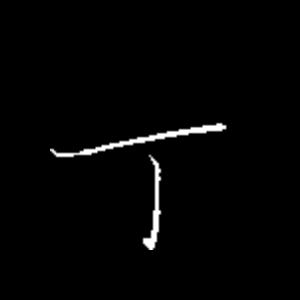
#> input picture adjust_char/丁.jpg, 300 x 300 px, given in place of 2.jpg, which was not available
$ python resize.py
#> lines starting #> are read from the running program, lines starting #| are printed output that depends on the picture; after the words box and inside, x2 and y2 are one past the last pixel; in counts of white or black regions, pixels touching at a corner belong together; pictures that were not available may be replaced by others from this repository, and a replacement may not be noted
# python3.7
# -*- coding: utf-8 -*-
# @Author : listen
# @Time   :
import copy
import os
import re
from math import ceil
from PIL import Image

import cv2
import numpy as np

from process_sql import Poem

def img_resize(image):
    height, width = image.shape[0], image.shape[1]
    # 设置新的图片分辨率框架
    width_new = 200
    height_new = 200
    # 判断图片的长宽比率
    if width / height >= width_new / height_new:
        img_new = cv2.resize(image, (width_new, int(height * width_new / width)), cv2.INTER_LINEAR)
    else:
        img_new = cv2.resize(image, (int(width * height_new / height), height_new), cv2.INTER_LINEAR)
    return img_new

def findContours(img):
    contours, hierarchy = cv2.findContours(img, cv2.RETR_EXTERNAL, cv2.CHAIN_APPROX_SIMPLE)  # FIND ALL CONTOURS
    return contours, hierarchy

def center(image):
    """
        200
    :param image:
    :return:
    """
    print(image.shape)
    x, y = (200, 200)
    center_x, center_y = 100, 100
    new_image = np.zeros((x, y))
    if image.shape[0] < image.shape[1]:  # y < x
        new_image[center_y - ceil(image.shape[0]/2): center_y + int(image.shape[0]/2), 0:200] = image
    else:
        new_image[0:200, center_x - ceil(image.shape[1] / 2): center_x + int(image.shape[1] / 2)] = image
    return new_image

# [219 lines left out: functions contours_area, adjust, imread, create_special_img, adjust_char, char_rename and 4 more, not called in this run]
        # input()


def adjust2(img=cv2.imread("../2.jpg")):

    # 颜色空间转换 BGR转为HLS
    hlsImg = cv2.cvtColor(img, cv2.COLOR_BGR2HLS)
#> hlsImg: shape (300, 300, 3); mean of channels 0, 1, 2 0, 4.1, 0
#> img is the input picture: shape (300, 300, 3); min 0, max 255, mean 4.1
    # cv2.imshow("lightness and", hlsImg)
    # cv2.waitKey(0)
    # 滑动条最大值
    MAX_VALUE = 200
    # 滑动条最小值
    MIN_VALUE = 0


    # 调整饱和度和亮度
    # 复制原图
    hlsCopy = np.copy(hlsImg)
    # 得到 lightness 和 saturation 的值
    lightness = -100
    saturation = 100
    # 1.调整亮度（线性变换)
    hlsCopy[:, :, 1] = (1.0 + lightness / float(MAX_VALUE)) * hlsCopy[:, :, 1]
#> hlsCopy: shape (300, 300, 3); mean of channels 0, 1, 2 0, 2, 0
    # hlsCopy[:, :, 1][hlsCopy[:, :, 1] > 1] = 1
    # 饱和度
    hlsCopy[:, :, 2] = (1.0 + saturation / float(100)) * hlsCopy[:, :, 2]
    # hlsCopy[:, :, 2][hlsCopy[:, :, 2] > 1] = 1
    # HLS2BGR
    lsImg = cv2.cvtColor(hlsCopy, cv2.COLOR_HLS2BGR)
    # print(lsImg)
    # 显示调整后的效果
    # cv2.imshow("lightness and", lsImg)

    gray_img = cv2.cvtColor(img, cv2.COLOR_BGRA2GRAY)
    # print(gray_img)
    # cv2.imshow("lightness and", gray_img)
    # cv2.waitKey(0)
    _, threshold_img = cv2.threshold(gray_img,0,255,cv2.THRESH_BINARY+cv2.THRESH_OTSU)
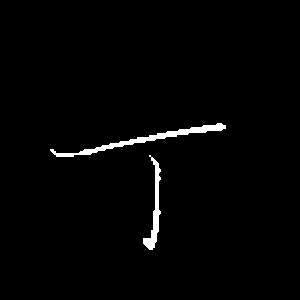
#> threshold_img: shape (300, 300); 1.6% white; 2 white regions, box (x1, y1, x2, y2) and area: (50, 123, 226, 157) 915, (143, 155, 161, 250) 543
    threshold_img = cv2.morphologyEx(threshold_img, cv2.MORPH_OPEN, (2, 2), iterations=1)
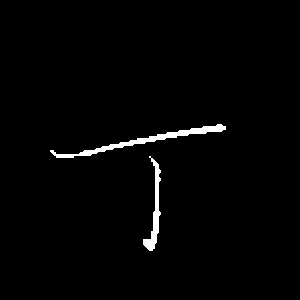
#> threshold_img: shape (300, 300); 1.6% white; 2 white regions, box (x1, y1, x2, y2) and area: (50, 124, 226, 158) 915, (143, 156, 161, 251) 543
    cv2.imshow("lightness and", threshold_img)
    cv2.waitKey(0)
    # 平滑


    # 统一文字大小
    resize_img = img_resize(threshold_img)

    # 膨胀
    # dilate = cv2.dilate(resize_img, (3, 3), 1)

    # 再进行平滑轮廓
    # b, new_threshold_img = cv2.threshold(resize_img, 0, 255, cv2.THRESH_BINARY | cv2.THRESH_OTSU)
    # new_blur_img = cv2.GaussianBlur(resize_img, (3, 3), 3)
    # result_img = cv2.medianBlur(dilate, 1)

    # 统一图片大小
    image = center(resize_img)
#| (200, 200)
    cv2.imshow("lightness and", image)
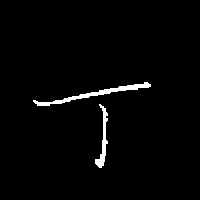
#> window 'lightness and': shape (200, 200); 2% white; 2 white regions, box (x1, y1, x2, y2) and area: (33, 82, 151, 106) 503, (95, 104, 108, 168) 286
    cv2.waitKey(0)
    return image

    # print(lines)

if __name__ == "__main__":
    adjust2()
    # create_special_img()
    # poem_to_img()
    # poem_to_img()
    # get_all_char()
    # adjust_char()
    # stitch(["./resize_char_img/一.jpg",
    #         "./resize_char_img/一.jpg",
    #         "./resize_char_img/一.jpg",
    #         "./resize_char_img/一.jpg",
    #         "./resize_char_img/_.jpg",
    #         "./resize_char_img/丁.jpg",
    #         "./resize_char_img/不.jpg",
    #         "./resize_char_img/于.jpg",
    #         "./resize_char_img/中.jpg",
    #         "./resize_char_img/我.jpg"], 5)
    pass

# adjust()

$ run again, on adjust_char/我.jpg
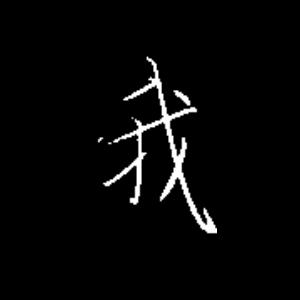
#> input picture adjust_char/我.jpg, 300 x 300 px, given in place of 2.jpg, which was not available
#> hlsImg: shape (300, 300, 3); mean of channels 0, 1, 2 0, 7.3, 0
#> in adjust2, img is the input picture: shape (300, 300, 3); min 0, max 255, mean 7.3
#> hlsCopy: shape (300, 300, 3); mean of channels 0, 1, 2 0, 3.6, 0
#> in adjust2, `_, threshold_img = cv2.threshold(gray_img,0,255,cv2.THRESH_BINARY+cv2...`:
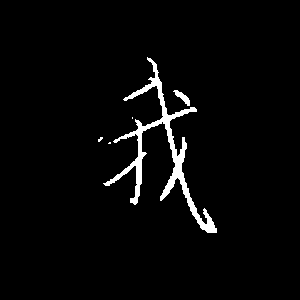
#> threshold_img: shape (300, 300); 3% white; 5 white regions (3 under 20 px), largest, box (x1, y1, x2, y2) and area: (103, 57, 217, 233) 2573, (173, 90, 190, 106) 106
#| (200, 200)
#> in adjust2, `cv2.imshow("lightness and", image)`:
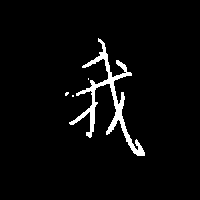
#> window 'lightness and': shape (200, 200); 3.8% white; 4 white regions (3 under 20 px), largest, box (x1, y1, x2, y2) and area: (69, 38, 145, 156) 1486
